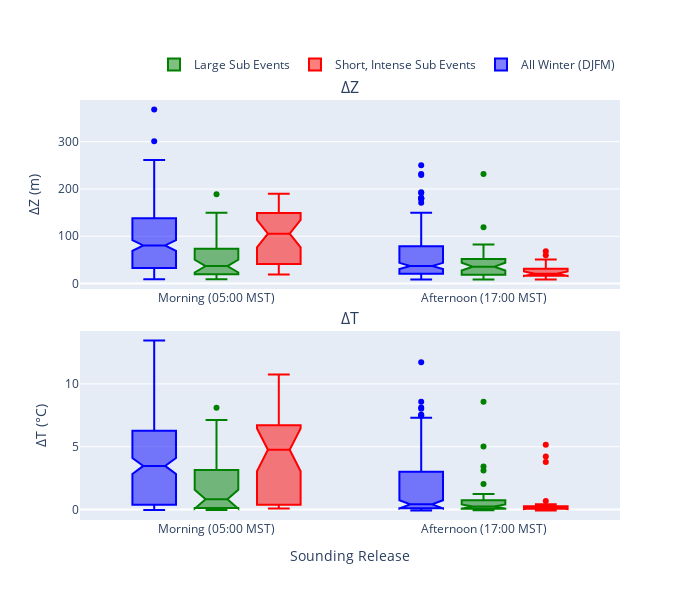

Notebook cell for this chart:
### Markdown cell above
### ZBase is not as intuitive, removing from this plot.

### Code cell
# with the dataframe make three subplots of Zbase, Ztop, and deltaT,
fig = make_subplots(rows=2, cols=1, 
                    subplot_titles=('ΔZ', 'ΔT'), 
                    shared_xaxes=False, vertical_spacing=0.1)
# deltaZ
fig.add_trace(go.Box(y=df_DJFM.deltaZ, x=df_DJFM.sounding,dx=0, name='All Winter (DJFM)',notched=True,showlegend=False,marker_color='blue', offsetgroup='1'), row=1, col=1)
fig.add_trace(go.Box(y=df_large_sub_events.deltaZ, x=df_large_sub_events.sounding,dx=0, name='Large Sub Events',notched=True,showlegend=True,marker_color='green', offsetgroup='2'), row=1, col=1)
fig.add_trace(go.Box(y=df_short_sub_events.deltaZ, x=df_short_sub_events.sounding,dx=0, name='Short, Intense Sub Events',notched=True,showlegend=True,marker_color='red', offsetgroup='3'), row=1, col=1)

# deltaT, 
fig.add_trace(go.Box(y=df_DJFM.deltaT, x=df_DJFM.sounding,dx=0,name='All Winter (DJFM)', notched=True,showlegend=True,marker_color='blue', offsetgroup='1'), row=2, col=1)
fig.add_trace(go.Box(y=df_large_sub_events.deltaT, x=df_large_sub_events.sounding,dx=0,name='Large Sub Events', notched=True,showlegend=False,marker_color='green', offsetgroup='2'), row=2, col=1)
fig.add_trace(go.Box(y=df_short_sub_events.deltaT, x=df_short_sub_events.sounding,dx=0,name='Short, Intense Sub Events', notched=True,showlegend=False,marker_color='red', offsetgroup='3'), row=2, col=1)

fig.update_layout(height=600, 
                  width=700, 
                  # title_text='Inversion Characteristics',
                  boxmode='group',
                  xaxis_zeroline=False,
                  xaxis2_title='Sounding Release',
                  yaxis1_title='ΔZ (m)',
                  yaxis2_title='ΔT (&deg;C)',
                    )
# move legend to the top
fig.update_layout(legend=dict(
    orientation='h',
    yanchor='bottom',
    y=1.05,
    xanchor='right',
    x=1
))                
fig.show()

### Figure 1 — Plotly figure (JSON) as saved in the notebook; plotly's stock layout.template omitted (floating-point values rounded to 4 significant figures; data arrays with more than 128 entries replaced by an {"elided": "..."} marker saying what was removed)
{"data": [{"dx": 0, "marker": {"color": "blue"}, "name": "All Winter (DJFM)", "notched": true, "offsetgroup": "1", "showlegend": false, "type": "box", "x": {"elided": "475 str values"}, "xaxis": "x", "y": {"elided": "475 float values"}, "yaxis": "y"}, {"dx": 0, "marker": {"color": "green"}, "name": "Large Sub Events", "notched": true, "offsetgroup": "2", "showlegend": true, "type": "box", "x": ["Morning\n(05:00 MST)", "Afternoon\n(17:00 MST)", "Afternoon\n(17:00 MST)", "Morning\n(05:00 MST)", "Afternoon\n(17:00 MST)", "Afternoon\n(17:00 MST)", "Morning\n(05:00 MST)", "Morning\n(05:00 MST)", "Morning\n(05:00 MST)", "Afternoon\n(17:00 MST)", "Morning\n(05:00 MST)", "Afternoon\n(17:00 MST)", "Morning\n(05:00 MST)", "Afternoon\n(17:00 MST)", "Morning\n(05:00 MST)", "Afternoon\n(17:00 MST)", "Morning\n(05:00 MST)", "Afternoon\n(17:00 MST)", "Morning\n(05:00 MST)", "Afternoon\n(17:00 MST)", "Morning\n(05:00 MST)", "Afternoon\n(17:00 MST)", "Morning\n(05:00 MST)", "Afternoon\n(17:00 MST)", "Morning\n(05:00 MST)", "Afternoon\n(17:00 MST)", "Morning\n(05:00 MST)", "Afternoon\n(17:00 MST)", "Morning\n(05:00 MST)", "Afternoon\n(17:00 MST)", "Afternoon\n(17:00 MST)", "Morning\n(05:00 MST)", "Afternoon\n(17:00 MST)", "Morning\n(05:00 MST)", "Afternoon\n(17:00 MST)", "Morning\n(05:00 MST)", "Afternoon\n(17:00 MST)", "Afternoon\n(17:00 MST)", "Morning\n(05:00 MST)", "Afternoon\n(17:00 MST)", "Morning\n(05:00 MST)", "Afternoon\n(17:00 MST)", "Afternoon\n(17:00 MST)", "Afternoon\n(17:00 MST)", "Afternoon\n(17:00 MST)", "Morning\n(05:00 MST)", "Afternoon\n(17:00 MST)", "Morning\n(05:00 MST)", "Afternoon\n(17:00 MST)", "Morning\n(05:00 MST)", "Afternoon\n(17:00 MST)", "Morning\n(05:00 MST)", "Afternoon\n(17:00 MST)", "Morning\n(05:00 MST)", "Afternoon\n(17:00 MST)", "Morning\n(05:00 MST)", "Afternoon\n(17:00 MST)", "Morning\n(05:00 MST)", "Afternoon\n(17:00 MST)", "Morning\n(05:00 MST)", "Afternoon\n(17:00 MST)", "Morning\n(05:00 MST)", "Afternoon\n(17:00 MST)", "Morning\n(05:00 MST)", "Afternoon\n(17:00 MST)", "Morning\n(05:00 MST)", "Afternoon\n(17:00 MST)", "Morning\n(05:00 MST)", "Afternoon\n(17:00 MST)", "Afternoon\n(17:00 MST)", "Morning\n(05:00 MST)", "Afternoon\n(17:00 MST)", "Morning\n(05:00 MST)", "Afternoon\n(17:00 MST)", "Morning\n(05:00 MST)", "Afternoon\n(17:00 MST)", "Morning\n(05:00 MST)", "Afternoon\n(17:00 MST)", "Morning\n(05:00 MST)", "Afternoon\n(17:00 MST)", "Morning\n(05:00 MST)", "Afternoon\n(17:00 MST)", "Morning\n(05:00 MST)", "Afternoon\n(17:00 MST)", "Morning\n(05:00 MST)", "Afternoon\n(17:00 MST)", "Morning\n(05:00 MST)", "Afternoon\n(17:00 MST)", "Morning\n(05:00 MST)", "Afternoon\n(17:00 MST)", "Morning\n(05:00 MST)", "Afternoon\n(17:00 MST)", "Morning\n(05:00 MST)", "Afternoon\n(17:00 MST)", "Morning\n(05:00 MST)", "Afternoon\n(17:00 MST)"], "xaxis": "x", "y": [null, 9.85, 70.65, 41.9, 41.12, 79, 20.25, null, 10.6, 19.1, 30.95, 9.6, 10.75, 20.65, 19.95, 9.59, 60.1, 40.8, 27.2, 20.4, 50.5, 231.9, 116.8, 18.1, 51.25, 53.7, 31.25, null, 68.6, 30.1, null, null, null, 188.6, null, null, null, null, 60.7, 59.45, 31.8, null, 37.57, 118.8, 80.45, 108.4, 40.9, 18.9, 52.05, 29.35, null, 10.27, 11.6, 52.15, 30.3, 29.55, 9.1, 9.55, 35.7, 9.75, 18.8, 18.73, 27.9, 102.3, 82.45, 119.7, 38.25, 78.65, 10.07, 8.4, null, 30.6, 30.68, 49.1, 130.9, 36.65, 140.7, 50.2, 9.242, null, 149.8, 9.75, 59.5, 23.9, 9.899, null, 59.25, 22.95, 20.07, 36.7, 119.9, 11.98, 41.85, 60.1, 16.85, 52], "yaxis": "y"}, {"dx": 0, "marker": {"color": "red"}, "name": "Short, Intense Sub Events", "notched": true, "offsetgroup": "3", "showlegend": true, "type": "box", "x": ["Morning\n(05:00 MST)", "Afternoon\n(17:00 MST)", "Morning\n(05:00 MST)", "Afternoon\n(17:00 MST)", "Morning\n(05:00 MST)", "Afternoon\n(17:00 MST)", "Morning\n(05:00 MST)", "Afternoon\n(17:00 MST)", "Morning\n(05:00 MST)", "Afternoon\n(17:00 MST)", "Morning\n(05:00 MST)", "Afternoon\n(17:00 MST)", "Morning\n(05:00 MST)", "Afternoon\n(17:00 MST)", "Morning\n(05:00 MST)", "Afternoon\n(17:00 MST)", "Morning\n(05:00 MST)", "Afternoon\n(17:00 MST)", "Morning\n(05:00 MST)", "Afternoon\n(17:00 MST)", "Morning\n(05:00 MST)", "Afternoon\n(17:00 MST)", "Morning\n(05:00 MST)", "Morning\n(05:00 MST)", "Afternoon\n(17:00 MST)", "Morning\n(05:00 MST)", "Afternoon\n(17:00 MST)", "Morning\n(05:00 MST)", "Afternoon\n(17:00 MST)", "Morning\n(05:00 MST)", "Afternoon\n(17:00 MST)", "Morning\n(05:00 MST)", "Afternoon\n(17:00 MST)", "Morning\n(05:00 MST)", "Afternoon\n(17:00 MST)", "Morning\n(05:00 MST)", "Afternoon\n(17:00 MST)", "Morning\n(05:00 MST)", "Afternoon\n(17:00 MST)", "Morning\n(05:00 MST)", "Morning\n(05:00 MST)", "Afternoon\n(17:00 MST)", "Morning\n(05:00 MST)", "Afternoon\n(17:00 MST)", "Morning\n(05:00 MST)", "Afternoon\n(17:00 MST)", "Afternoon\n(17:00 MST)", "Morning\n(05:00 MST)", "Afternoon\n(17:00 MST)", "Morning\n(05:00 MST)", "Afternoon\n(17:00 MST)", "Morning\n(05:00 MST)", "Afternoon\n(17:00 MST)", "Afternoon\n(17:00 MST)", "Morning\n(05:00 MST)", "Afternoon\n(17:00 MST)", "Morning\n(05:00 MST)", "Afternoon\n(17:00 MST)", "Morning\n(05:00 MST)", "Afternoon\n(17:00 MST)", "Morning\n(05:00 MST)", "Afternoon\n(17:00 MST)", "Morning\n(05:00 MST)", "Afternoon\n(17:00 MST)", "Morning\n(05:00 MST)", "Afternoon\n(17:00 MST)", "Morning\n(05:00 MST)", "Afternoon\n(17:00 MST)", "Morning\n(05:00 MST)", "Afternoon\n(17:00 MST)"], "xaxis": "x", "y": [77.4, 68.2, 142.8, 50.6, 169.8, 59.7, 102.7, 31.5, 141.7, 9.667, 108.8, 11.23, 31.25, null, 68.6, 30.1, 137.9, 20.8, 149.9, 16.2, 149.1, null, 151.4, 31.8, null, 108.4, 40.9, 117.3, 10.33, 160.8, null, 189.8, null, 97.85, 20.7, 19.3, 18.4, 29.35, null, 20.85, 30.45, null, 181.4, 28.75, 139.9, 20.75, 8.4, 41.1, 30.9, null, null, 140.7, 50.2, 22, 62.35, null, 20.25, 17.1, 59.35, null, 173.0, 20.85, 150.8, 31.45, 29.65, 20.62, 59.2, null, 71.05, 8.81], "yaxis": "y"}, {"dx": 0, "marker": {"color": "blue"}, "name": "All Winter (DJFM)", "notched": true, "offsetgroup": "1", "showlegend": true, "type": "box", "x": {"elided": "475 str values"}, "xaxis": "x2", "y": {"elided": "475 float values"}, "yaxis": "y2"}, {"dx": 0, "marker": {"color": "green"}, "name": "Large Sub Events", "notched": true, "offsetgroup": "2", "showlegend": false, "type": "box", "x": ["Morning\n(05:00 MST)", "Afternoon\n(17:00 MST)", "Afternoon\n(17:00 MST)", "Morning\n(05:00 MST)", "Afternoon\n(17:00 MST)", "Afternoon\n(17:00 MST)", "Morning\n(05:00 MST)", "Morning\n(05:00 MST)", "Morning\n(05:00 MST)", "Afternoon\n(17:00 MST)", "Morning\n(05:00 MST)", "Afternoon\n(17:00 MST)", "Morning\n(05:00 MST)", "Afternoon\n(17:00 MST)", "Morning\n(05:00 MST)", "Afternoon\n(17:00 MST)", "Morning\n(05:00 MST)", "Afternoon\n(17:00 MST)", "Morning\n(05:00 MST)", "Afternoon\n(17:00 MST)", "Morning\n(05:00 MST)", "Afternoon\n(17:00 MST)", "Morning\n(05:00 MST)", "Afternoon\n(17:00 MST)", "Morning\n(05:00 MST)", "Afternoon\n(17:00 MST)", "Morning\n(05:00 MST)", "Afternoon\n(17:00 MST)", "Morning\n(05:00 MST)", "Afternoon\n(17:00 MST)", "Afternoon\n(17:00 MST)", "Morning\n(05:00 MST)", "Afternoon\n(17:00 MST)", "Morning\n(05:00 MST)", "Afternoon\n(17:00 MST)", "Morning\n(05:00 MST)", "Afternoon\n(17:00 MST)", "Afternoon\n(17:00 MST)", "Morning\n(05:00 MST)", "Afternoon\n(17:00 MST)", "Morning\n(05:00 MST)", "Afternoon\n(17:00 MST)", "Afternoon\n(17:00 MST)", "Afternoon\n(17:00 MST)", "Afternoon\n(17:00 MST)", "Morning\n(05:00 MST)", "Afternoon\n(17:00 MST)", "Morning\n(05:00 MST)", "Afternoon\n(17:00 MST)", "Morning\n(05:00 MST)", "Afternoon\n(17:00 MST)", "Morning\n(05:00 MST)", "Afternoon\n(17:00 MST)", "Morning\n(05:00 MST)", "Afternoon\n(17:00 MST)", "Morning\n(05:00 MST)", "Afternoon\n(17:00 MST)", "Morning\n(05:00 MST)", "Afternoon\n(17:00 MST)", "Morning\n(05:00 MST)", "Afternoon\n(17:00 MST)", "Morning\n(05:00 MST)", "Afternoon\n(17:00 MST)", "Morning\n(05:00 MST)", "Afternoon\n(17:00 MST)", "Morning\n(05:00 MST)", "Afternoon\n(17:00 MST)", "Morning\n(05:00 MST)", "Afternoon\n(17:00 MST)", "Afternoon\n(17:00 MST)", "Morning\n(05:00 MST)", "Afternoon\n(17:00 MST)", "Morning\n(05:00 MST)", "Afternoon\n(17:00 MST)", "Morning\n(05:00 MST)", "Afternoon\n(17:00 MST)", "Morning\n(05:00 MST)", "Afternoon\n(17:00 MST)", "Morning\n(05:00 MST)", "Afternoon\n(17:00 MST)", "Morning\n(05:00 MST)", "Afternoon\n(17:00 MST)", "Morning\n(05:00 MST)", "Afternoon\n(17:00 MST)", "Morning\n(05:00 MST)", "Afternoon\n(17:00 MST)", "Morning\n(05:00 MST)", "Afternoon\n(17:00 MST)", "Morning\n(05:00 MST)", "Afternoon\n(17:00 MST)", "Morning\n(05:00 MST)", "Afternoon\n(17:00 MST)", "Morning\n(05:00 MST)", "Afternoon\n(17:00 MST)", "Morning\n(05:00 MST)", "Afternoon\n(17:00 MST)"], "xaxis": "x2", "y": [null, 0.003128, 5.018, 0.9025, 0.2857, 3.43, 0.1414, null, 0.00187, 0.07968, 0.9136, -0.02195, -0.007555, 0.1455, 0.09622, -0.04579, 2.198, 0.9426, 0.6106, 0.0915, 1.967, 8.589, 4.3, 0.08398, 2.854, 0.4624, 0.1552, null, 3.251, 0.1465, null, null, null, 7.128, null, null, null, null, 0.9512, 0.9122, 0.2667, null, 0.4903, 2.028, 1.235, 8.103, 0.3436, 0.09999, 1.206, 0.2489, null, 0.01022, 0.02905, 2.008, 0.2188, 0.152, 0.01143, 0.04248, 0.1567, 0.03885, 0.1173, 0.09645, 0.2063, 4.066, 3.109, 1.199, 0.3463, 3.043, -0.0551, 0.03784, null, 0.2439, 0.7384, 0.9087, 6.883, 0.438, 4.722, 0.6868, -0.02908, null, 5.927, 0.04095, 2.235, 0.09841, -0.01403, null, 3.275, -0.02498, 0.1607, 0.2925, 5.878, 0.04939, 0.3021, 0.4502, 0.1532, 0.5072], "yaxis": "y2"}, {"dx": 0, "marker": {"color": "red"}, "name": "Short, Intense Sub Events", "notched": true, "offsetgroup": "3", "showlegend": false, "type": "box", "x": ["Morning\n(05:00 MST)", "Afternoon\n(17:00 MST)", "Morning\n(05:00 MST)", "Afternoon\n(17:00 MST)", "Morning\n(05:00 MST)", "Afternoon\n(17:00 MST)", "Morning\n(05:00 MST)", "Afternoon\n(17:00 MST)", "Morning\n(05:00 MST)", "Afternoon\n(17:00 MST)", "Morning\n(05:00 MST)", "Afternoon\n(17:00 MST)", "Morning\n(05:00 MST)", "Afternoon\n(17:00 MST)", "Morning\n(05:00 MST)", "Afternoon\n(17:00 MST)", "Morning\n(05:00 MST)", "Afternoon\n(17:00 MST)", "Morning\n(05:00 MST)", "Afternoon\n(17:00 MST)", "Morning\n(05:00 MST)", "Afternoon\n(17:00 MST)", "Morning\n(05:00 MST)", "Morning\n(05:00 MST)", "Afternoon\n(17:00 MST)", "Morning\n(05:00 MST)", "Afternoon\n(17:00 MST)", "Morning\n(05:00 MST)", "Afternoon\n(17:00 MST)", "Morning\n(05:00 MST)", "Afternoon\n(17:00 MST)", "Morning\n(05:00 MST)", "Afternoon\n(17:00 MST)", "Morning\n(05:00 MST)", "Afternoon\n(17:00 MST)", "Morning\n(05:00 MST)", "Afternoon\n(17:00 MST)", "Morning\n(05:00 MST)", "Afternoon\n(17:00 MST)", "Morning\n(05:00 MST)", "Morning\n(05:00 MST)", "Afternoon\n(17:00 MST)", "Morning\n(05:00 MST)", "Afternoon\n(17:00 MST)", "Morning\n(05:00 MST)", "Afternoon\n(17:00 MST)", "Afternoon\n(17:00 MST)", "Morning\n(05:00 MST)", "Afternoon\n(17:00 MST)", "Morning\n(05:00 MST)", "Afternoon\n(17:00 MST)", "Morning\n(05:00 MST)", "Afternoon\n(17:00 MST)", "Afternoon\n(17:00 MST)", "Morning\n(05:00 MST)", "Afternoon\n(17:00 MST)", "Morning\n(05:00 MST)", "Afternoon\n(17:00 MST)", "Morning\n(05:00 MST)", "Afternoon\n(17:00 MST)", "Morning\n(05:00 MST)", "Afternoon\n(17:00 MST)", "Morning\n(05:00 MST)", "Afternoon\n(17:00 MST)", "Morning\n(05:00 MST)", "Afternoon\n(17:00 MST)", "Morning\n(05:00 MST)", "Afternoon\n(17:00 MST)", "Morning\n(05:00 MST)", "Afternoon\n(17:00 MST)"], "xaxis": "x2", "y": [1.511, 4.231, 6.705, 3.794, 6.045, 5.165, 5.51, 0.08793, 5.85, 0.01182, 8.207, -0.009747, 0.1552, null, 3.251, 0.1465, 4.789, 0.0923, 6.553, 0.07351, 7.596, null, 3.471, 0.2667, null, 8.103, 0.3436, 5.221, 0.04941, 7.5, null, 6.416, null, 5.16, 0.101, 0.08808, 0.09844, 0.2489, null, 0.1077, 0.1785, null, 10.74, 0.4141, 7.33, 0.08681, 0.03784, 0.6476, 0.1272, null, null, 4.722, 0.6868, 0.1492, 1.171, null, 0.2682, 0.08983, 1.373, null, 9.057, 0.1133, 8.671, 0.1821, 0.16, 0.009425, 0.3784, null, 3.972, -0.08023], "yaxis": "y2"}], "layout": {"annotations": [{"font": {"size": 16}, "showarrow": false, "text": "ΔZ", "x": 0.5, "xanchor": "center", "xref": "paper", "y": 1, "yanchor": "bottom", "yref": "paper"}, {"font": {"size": 16}, "showarrow": false, "text": "ΔT", "x": 0.5, "xanchor": "center", "xref": "paper", "y": 0.45, "yanchor": "bottom", "yref": "paper"}], "boxmode": "group", "height": 600, "legend": {"orientation": "h", "x": 1, "xanchor": "right", "y": 1.05, "yanchor": "bottom"}, "width": 700, "xaxis": {"anchor": "y", "domain": [0, 1], "zeroline": false}, "xaxis2": {"anchor": "y2", "domain": [0, 1], "title": {"text": "Sounding Release"}}, "yaxis": {"anchor": "x", "domain": [0.55, 1], "title": {"text": "ΔZ (m)"}}, "yaxis2": {"anchor": "x2", "domain": [0, 0.45], "title": {"text": "ΔT (&deg;C)"}}}}
